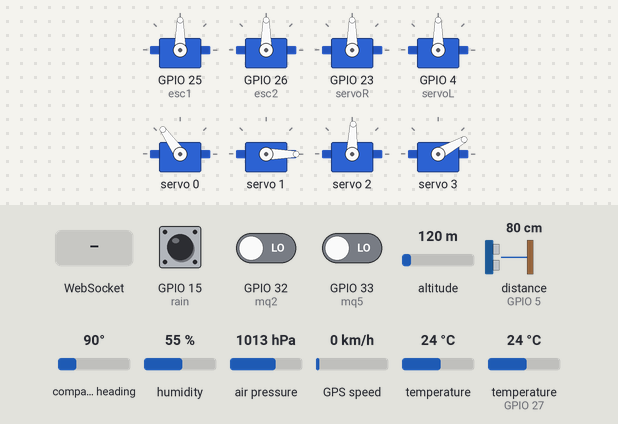
A sketch run on a simulated ESP32. On the bench: 8 × servo. Wiring (inferred from the names in the program): ultrasonic range finder: trigger GPIO 2; echo GPIO 5. Inputs (shaded band) come from the test bench; at power-on: GPIO 15 (rain) HIGH, GPIO 32 (mq2) LOW, GPIO 33 (mq5) LOW, altitude 120 m, distance to the obstacle (sensor on GPIO 5) 80 cm, compass heading 90°, humidity 55 %, air pressure 1013 hPa, GPS speed 0 km/h, temperature 24 °C, temperature (sensor on GPIO 27) 24 °C. The echo pulse lasts 58.3 µs per cm; WiFi joins after 1.5 s; servers stay silent unless stated; the GPS gets a fix after 3 s at 37.7749, -122.4194 with 8 satellites.

Above: at 2.8 s.
2.9 s: WebSocket text "P" received
At 3.7 s:
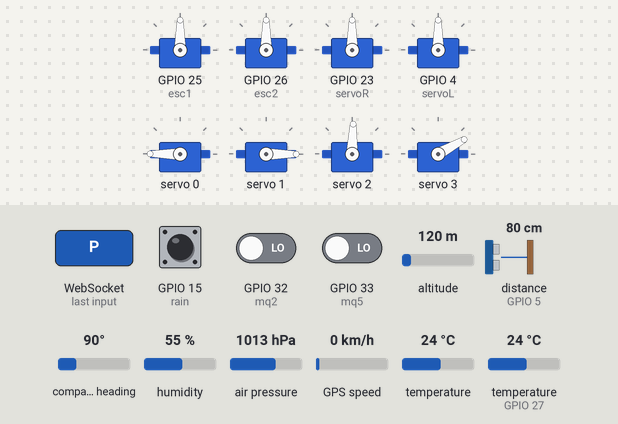
Timing chart, 0 to 5.9 s (numbered marks = the images above; inputs shaded):
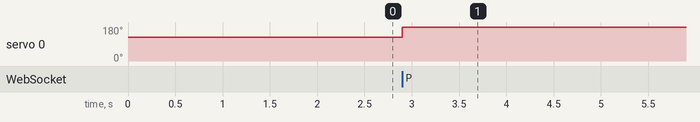

The sketch:

vehicle2.ino
```cpp
#include <WiFi.h>
#include <ESPmDNS.h>
#include<ESPAsyncWiFiManager.h>
#include <WebSocketsServer.h>
#include <Servo.h>
#include <Wire.h>
#include <Adafruit_PWMServoDriver.h>
#include <Adafruit_BMP085.h>
#include <TinyGPS++.h>
#include "webpage.h"
#include "DHT.h"
// called this way, it uses the default address 0x40
#define DHTPIN 27

#define SERVOMIN  80 // This is the 'minimum' pulse length count (out of 4096)
#define SERVOMAX  500 // This is the 'maximum' pulse length count (out of 4096)
#define SERVO_FREQ 50 // Analog servos run at ~50 Hz updates
#define DHTTYPE DHT11
Adafruit_BMP085 bmp;
DHT dht(DHTPIN, DHTTYPE);
Servo servoA;
Servo servoB;
Servo rightServo;
Servo leftServo;
//vars

const int trigPin = 2;
const int echoPin = 5;
const uint8_t mq2 = 32;
const uint8_t mq5 = 33;
const uint8_t esc1 = 25;
const uint8_t esc2 = 26;
const uint8_t servoR = 23;
const uint8_t servoL = 4;
const uint8_t rain = 15;
const uint8_t gpsTx=17;
const uint8_t gpsRx=16;

uint16_t servo0 = 375;
uint16_t servo1 = 80;
uint16_t servo2 = 297;
uint16_t servo3 = 173;


bool grab = 0;
uint8_t SPEED = 0;
uint8_t servoLCount =0;
uint8_t servoRCount = 0;
//ultrasonic
long duration;
int distance;
//gps
float latitude =0.0;
float longitude =0.0;
//MQ
uint16_t mq2Val = 0;
uint16_t mq5Val = 0;
//BMP180
float bmpTemp= 0.0;
float bmpPressure =0.0;
float bmpAltitude =0.0;
//rain
uint16_t rainVal = 0;
//dht11
float h = 0.0;
float t = 0.0;
TinyGPSPlus gps;

AsyncWebServer server(80); // server port 80
WebSocketsServer websockets(81);
DNSServer dns;

Adafruit_PWMServoDriver pwm = Adafruit_PWMServoDriver();

void notFound(AsyncWebServerRequest *request)
{
  request->send(404, "text/plain", "Page Not found");
}


void webSocketEvent(uint8_t num, WStype_t type, uint8_t * payload, size_t length) {
   if(type == WStype_TEXT){
    if(payload[0]=='s'){
      stopCar();
    }
    else if(payload[0]=='f'){
      forward();
    }
    else if(payload[0]=='b'){
      backward();
    }
    else if(payload[0]=='l'){
      left();
    }
    else if(payload[0]=='r'){
      right();
    }
    else if(payload[0]=='P'){
      servo0 = (uint16_t) strtol((const char *)&payload[1], NULL, 10);
      servo0 = map(servo0, 125, 375, 375,125);
      pwm.setPWM(0, 0, servo0);
     // Serial.print("servo0");Serial.println(servo0);

    }
    else if(payload[0]=='R'){
      servo1 = (uint16_t) strtol((const char *)&payload[1], NULL, 10);
      //Serial.print("servo1");Serial.println(servo1);
      pwm.setPWM(1, 0, servo1);
    }
    else if(payload[0]=='Y'){
      servo2 = (uint16_t) strtol((const char *)&payload[1], NULL, 10);

      servo2 = map(servo2, 202, 386, 386,202);
      //Serial.print("servo2");Serial.println(servo2);
      pwm.setPWM(2, 0, servo2);
    }
    else if(payload[0]=='K'){
      servo3 = (uint16_t) strtol((const char *)&payload[1], NULL, 10);
      //Serial.print("servo3");Serial.println(servo3);
      pwm.setPWM(3, 0, servo3);
    }
    else if(payload[0]=='G'){
       grab=!grab;
       uint16_t servo4=400;
       if(grab)
        servo4=200;
      //Serial.print("servo4");Serial.println(servo4);
      pwm.setPWM(4, 0, servo4);
    }
    else if(payload[0]=='S'){
      uint16_t speed1 = (uint16_t) strtol((const char *)&payload[1], NULL, 10);
      SPEED = speed1;
    }
  }
}

void setup(void)
{
   pinMode(trigPin, OUTPUT);
   pinMode(echoPin, INPUT);
   pinMode(mq2, INPUT);
   pinMode(mq5, INPUT);
   pinMode(rain, INPUT);
   Serial.begin(115200);
   servoA.attach(esc1);
   servoB.attach(esc2);
   rightServo.attach(servoR);
   leftServo.attach(servoL);

   AsyncWiFiManager wifiManager(&server,&dns);

   wifiManager.autoConnect("vehicle1");

  server.on("/", [](AsyncWebServerRequest * request)
  {
    request->send_P(200, "text/html", mainPage);
  });

  server.onNotFound(notFound);

  server.begin();  // it will start webserver
  websockets.begin();
  websockets.onEvent(webSocketEvent);
  pwm.begin();
  pwm.setOscillatorFrequency(27000000);
  pwm.setPWMFreq(SERVO_FREQ);  // Analog servos run at ~50 Hz updates
  dht.begin();
  bmp.begin();
  Serial2.begin(9600, SERIAL_8N1, gpsRx, gpsTx);
  delay(10);
  stopCar();
}

unsigned long t1 = 0;

void loop(void)
{
 websockets.loop();
  while(millis()-t1>2000){
    sendJSON();
    t1=millis();
  }
}


void forward(){
  initRightLeftServo();
  servoA.write(90-SPEED);
  servoB.write(90-SPEED);
  delay(1);
}

void backward(){
  initRightLeftServo();
  servoA.write(90+SPEED);
  servoB.write(90+SPEED);
   delay(1);
}

void left(){
  servoRCount=0;
  if(servoLCount<2)
    servoLCount++;
  if(servoLCount==0){
    rightServo.write(90);
    leftServo.write(90);
  }
  else if(servoLCount==1){
    rightServo.write(120);
    leftServo.write(120);
  }
  else{
    rightServo.write(130);
    leftServo.write(130);
  }
  delay(1);
}

void right(){
  servoLCount =0;
if(servoRCount<2)
    servoRCount++;
  if(servoRCount==0){
    rightServo.write(90);
    leftServo.write(90);
  }
  else if(servoRCount==1){
    rightServo.write(60);
    leftServo.write(60);
  }
  else{
    rightServo.write(50);
    leftServo.write(50);
  }
  delay(1);
}

void stopCar(){
  servoA.write(90);
  servoB.write(90);
  initRightLeftServo();
  delay(100);
  initServo();
}

void initRightLeftServo(){
  servoLCount =0;
  servoRCount =0;
  rightServo.write(90);
  leftServo.write(90);
}

void initServo(){

  for(int i=servo0; i<=375; i++){
    pwm.setPWM(0, 0, i);
    delay(20);
  }
  servo0 = 375;
  for(int i=servo1; i>=80; i--){
    pwm.setPWM(1, 0, i);
    delay(20);
  }
  servo1 = 80;
  if(servo2>=297){
  for(int i=servo2; i>=297; i--){
    pwm.setPWM(2, 0, i);
    delay(20);
    }
  }
  else{
   for(int i=servo2; i<=297; i++){
    pwm.setPWM(2, 0, i);
    delay(20);
    }
  }
  servo2=297;

 if(servo3>=173){
  for(int i=servo3; i>=173; i--){
    pwm.setPWM(3, 0, i);
    delay(20);
    }
  }
  else{
   for(int i=servo3; i<=173; i++){
    pwm.setPWM(3, 0, i);
    delay(20);
    }
  }
  servo3 = 173;
}

void sendJSON(){
  getAllVals();
  String JSON ="{";
  JSON+="\"latitude\":"+ String(latitude,6)+",";
  JSON+="\"longitude\":"+ String(longitude,6)+",";
  JSON+="\"mq2\":"+ String(mq2Val)+",";
  JSON+="\"mq5\":"+ String(mq5Val)+",";
  JSON+="\"temp\":"+ String(t)+",";
  JSON+="\"humid\":"+ String(h)+",";
  JSON+="\"pressure\":"+ String(bmpPressure)+",";
  JSON+="\"altitude\":"+ String(bmpAltitude)+",";
  JSON+="\"rain\":"+ String(rainVal)+",";
  JSON+="\"rain\":"+ String(rainVal)+",";
  JSON+="\"distance\":"+ String(distance);
  JSON+="}";
  char JSON_char[JSON.length()+1];
  JSON.toCharArray(JSON_char, JSON.length()+1);
  websockets.broadcastTXT(JSON_char, JSON.length());
 // Serial.println(JSON);
  //send json here
}

void getAllVals(){
  digitalWrite(trigPin, LOW);
  delayMicroseconds(2);


  digitalWrite(trigPin, HIGH);
  delayMicroseconds(10);
  digitalWrite(trigPin, LOW);

  duration = pulseIn(echoPin, HIGH);
 // Serial.print("Distance: ");
 // Serial.println(distance);
  distance= duration*0.034/2;


   //Serial.print("Temperature = ");
   bmpTemp =bmp.readTemperature();
 // Serial.print(bmpTemp);
  //Serial.println(" *C");

  //Serial.print("Pressure = ");
  bmpPressure = bmp.readPressure();
//  Serial.print(bmpPressure);
  //Serial.println(" Pa");

  // Calculate altitude assuming 'standard' barometric
  // pressure of 1013.25 millibar = 101325 Pascal
 // Serial.print("Altitude = ");
  bmpAltitude = bmp.readAltitude();
 // Serial.print(bmpAltitude);
  //Serial.println(" meters");
  // Read temperature as Celsius (the default)
  h = dht.readHumidity();
  t = dht.readTemperature();
//  Serial.print(F("Humidity: "));
  //Serial.println(h);
 // Serial.print(F("%  Temperature: "));
 // Serial.println(t);
  mq2Val = digitalRead(mq2);
  mq5Val = digitalRead(mq5);
  rainVal = !digitalRead(rain);
 // Serial.print(F("MQ2: "));
  //Serial.println(mq2Val);
 // Serial.print(F("MQ5: "));
 //Serial.println(mq5Val);
  //Serial.print(F("rainVal: "));
  //Serial.println(rainVal);
  bool breakFlag = 0;
  unsigned long t2=millis();
  while(Serial2.available()>0){
    gps.encode(Serial2.read());
    if (gps.location.isUpdated()){
      //Serial.print("Latitude= ");
      latitude=gps.location.lat();
      longitude=gps.location.lng();
      //Serial.print(latitude, 6);
     // Serial.print(" Longitude= ");
      //Serial.println(longitude, 6);
      breakFlag = 1;
    }
    if(breakFlag)
      break;
    if(millis()-t2>5000)//timeOut
      break;
  }
}
```

Source omitted: webpage.h (11548 bytes)

Measured:
- after the input at 2.9 s, servo 0: 125° → 180° at once
